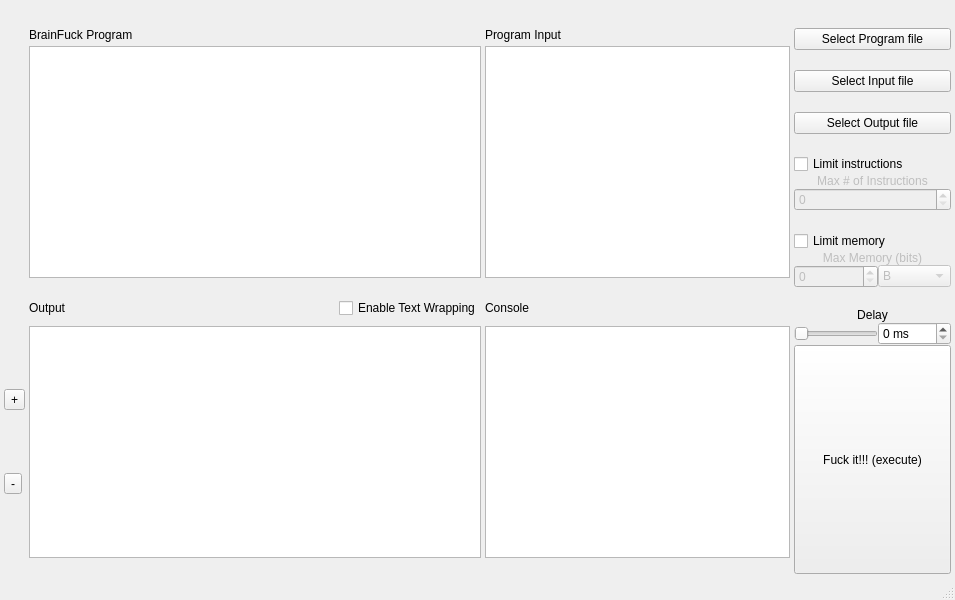
<?xml version="1.0" encoding="UTF-8"?>
<ui version="4.0">
 <class>MainWindow</class>
 <widget class="QMainWindow" name="MainWindow">
  <property name="geometry">
   <rect>
    <x>0</x>
    <y>0</y>
    <width>955</width>
    <height>600</height>
   </rect>
  </property>
  <property name="windowTitle">
   <string>MainWindow</string>
  </property>
  <widget class="QWidget" name="centralwidget">
   <layout class="QGridLayout" name="gridLayout">
    <property name="leftMargin">
     <number>4</number>
    </property>
    <property name="topMargin">
     <number>4</number>
    </property>
    <property name="rightMargin">
     <number>4</number>
    </property>
    <property name="bottomMargin">
     <number>4</number>
    </property>
    <property name="spacing">
     <number>4</number>
    </property>
    <item row="8" column="0">
     <widget class="QWidget" name="widget_2" native="true">
      <layout class="QGridLayout" name="gridLayout_3">
       <property name="leftMargin">
        <number>0</number>
       </property>
       <property name="topMargin">
        <number>0</number>
       </property>
       <property name="rightMargin">
        <number>0</number>
       </property>
       <property name="bottomMargin">
        <number>0</number>
       </property>
       <property name="spacing">
        <number>0</number>
       </property>
       <item row="0" column="0">
        <widget class="QToolButton" name="zoom_in_output_button">
         <property name="text">
          <string>+</string>
         </property>
        </widget>
       </item>
       <item row="1" column="0">
        <widget class="QToolButton" name="zoom_out_output_button">
         <property name="text">
          <string>-</string>
         </property>
        </widget>
       </item>
      </layout>
     </widget>
    </item>
    <item row="1" column="3">
     <widget class="QLabel" name="label_2">
      <property name="text">
       <string>Program Input</string>
      </property>
     </widget>
    </item>
    <item row="8" column="1" colspan="2">
     <widget class="QTextEdit" name="Output">
      <property name="lineWrapMode">
       <enum>QTextEdit::NoWrap</enum>
      </property>
      <property name="readOnly">
       <bool>true</bool>
      </property>
      <property name="acceptRichText">
       <bool>false</bool>
      </property>
     </widget>
    </item>
    <item row="4" column="1">
     <spacer name="horizontalSpacer">
      <property name="orientation">
       <enum>Qt::Horizontal</enum>
      </property>
      <property name="sizeHint" stdset="0">
       <size>
        <width>40</width>
        <height>4</height>
       </size>
      </property>
     </spacer>
    </item>
    <item row="9" column="1" colspan="3">
     <spacer name="horizontalSpacer_2">
      <property name="orientation">
       <enum>Qt::Horizontal</enum>
      </property>
      <property name="sizeHint" stdset="0">
       <size>
        <width>40</width>
        <height>4</height>
       </size>
      </property>
     </spacer>
    </item>
    <item row="6" column="3">
     <widget class="QLabel" name="label_4">
      <property name="text">
       <string>Console</string>
      </property>
     </widget>
    </item>
    <item row="6" column="1">
     <widget class="QLabel" name="label">
      <property name="text">
       <string>Output</string>
      </property>
     </widget>
    </item>
    <item row="1" column="4" rowspan="11">
     <widget class="QWidget" name="widget" native="true">
      <layout class="QGridLayout" name="gridLayout_2">
       <property name="leftMargin">
        <number>0</number>
       </property>
       <property name="topMargin">
        <number>0</number>
       </property>
       <property name="rightMargin">
        <number>0</number>
       </property>
       <property name="bottomMargin">
        <number>0</number>
       </property>
       <property name="spacing">
        <number>0</number>
       </property>
       <item row="5" column="1" colspan="2">
        <widget class="QPushButton" name="outFile_button">
         <property name="text">
          <string>Select Output file</string>
         </property>
        </widget>
       </item>
       <item row="12" column="1" colspan="2">
        <widget class="QCheckBox" name="max_mem_checkBox">
         <property name="text">
          <string>Limit memory</string>
         </property>
        </widget>
       </item>
       <item row="8" column="1" colspan="2">
        <widget class="QCheckBox" name="limit_inst_checkBox">
         <property name="text">
          <string>Limit instructions</string>
         </property>
        </widget>
       </item>
       <item row="3" column="1" colspan="2">
        <spacer name="verticalSpacer_4">
         <property name="orientation">
          <enum>Qt::Vertical</enum>
         </property>
         <property name="sizeType">
          <enum>QSizePolicy::Minimum</enum>
         </property>
         <property name="sizeHint" stdset="0">
          <size>
           <width>20</width>
           <height>20</height>
          </size>
         </property>
        </spacer>
       </item>
       <item row="14" column="2">
        <widget class="QComboBox" name="max_mem_units_comboBox">
         <property name="enabled">
          <bool>false</bool>
         </property>
         <item>
          <property name="text">
           <string>B</string>
          </property>
         </item>
         <item>
          <property name="text">
           <string>KB</string>
          </property>
         </item>
         <item>
          <property name="text">
           <string>MB</string>
          </property>
         </item>
         <item>
          <property name="text">
           <string>GB</string>
          </property>
         </item>
        </widget>
       </item>
       <item row="2" column="1" colspan="2">
        <widget class="QPushButton" name="inFile_button">
         <property name="text">
          <string>Select Input file</string>
         </property>
        </widget>
       </item>
       <item row="14" column="1">
        <widget class="QSpinBox" name="maxMem_spinBox">
         <property name="enabled">
          <bool>false</bool>
         </property>
        </widget>
       </item>
       <item row="0" column="1" colspan="2">
        <widget class="QPushButton" name="progFile_button">
         <property name="text">
          <string>Select Program file</string>
         </property>
        </widget>
       </item>
       <item row="10" column="1" colspan="2">
        <widget class="QSpinBox" name="maxInst_spinBox">
         <property name="enabled">
          <bool>false</bool>
         </property>
        </widget>
       </item>
       <item row="1" column="1" colspan="2">
        <spacer name="verticalSpacer_6">
         <property name="orientation">
          <enum>Qt::Vertical</enum>
         </property>
         <property name="sizeType">
          <enum>QSizePolicy::Minimum</enum>
         </property>
         <property name="sizeHint" stdset="0">
          <size>
           <width>20</width>
           <height>20</height>
          </size>
         </property>
        </spacer>
       </item>
       <item row="13" column="1" colspan="2">
        <widget class="QLabel" name="max_mem_label">
         <property name="enabled">
          <bool>false</bool>
         </property>
         <property name="text">
          <string>Max Memory (bits)</string>
         </property>
         <property name="alignment">
          <set>Qt::AlignCenter</set>
         </property>
        </widget>
       </item>
       <item row="9" column="1" colspan="2">
        <widget class="QLabel" name="max_inst_label">
         <property name="enabled">
          <bool>false</bool>
         </property>
         <property name="text">
          <string>Max # of Instructions</string>
         </property>
         <property name="alignment">
          <set>Qt::AlignCenter</set>
         </property>
        </widget>
       </item>
       <item row="11" column="1" colspan="2">
        <spacer name="verticalSpacer_3">
         <property name="orientation">
          <enum>Qt::Vertical</enum>
         </property>
         <property name="sizeType">
          <enum>QSizePolicy::Minimum</enum>
         </property>
         <property name="sizeHint" stdset="0">
          <size>
           <width>1</width>
           <height>20</height>
          </size>
         </property>
        </spacer>
       </item>
       <item row="17" column="1" colspan="2">
        <spacer name="verticalSpacer_7">
         <property name="orientation">
          <enum>Qt::Vertical</enum>
         </property>
         <property name="sizeType">
          <enum>QSizePolicy::Minimum</enum>
         </property>
         <property name="sizeHint" stdset="0">
          <size>
           <width>1</width>
           <height>20</height>
          </size>
         </property>
        </spacer>
       </item>
       <item row="25" column="1" colspan="2">
        <widget class="QPushButton" name="start_pause_button">
         <property name="sizePolicy">
          <sizepolicy hsizetype="Minimum" vsizetype="MinimumExpanding">
           <horstretch>0</horstretch>
           <verstretch>0</verstretch>
          </sizepolicy>
         </property>
         <property name="text">
          <string>Fuck it!!! (execute)</string>
         </property>
        </widget>
       </item>
       <item row="7" column="1" colspan="2">
        <spacer name="verticalSpacer_2">
         <property name="orientation">
          <enum>Qt::Vertical</enum>
         </property>
         <property name="sizeType">
          <enum>QSizePolicy::Minimum</enum>
         </property>
         <property name="sizeHint" stdset="0">
          <size>
           <width>20</width>
           <height>20</height>
          </size>
         </property>
        </spacer>
       </item>
       <item row="18" column="1" colspan="2">
        <widget class="QLabel" name="label_5">
         <property name="text">
          <string>Delay</string>
         </property>
         <property name="alignment">
          <set>Qt::AlignCenter</set>
         </property>
        </widget>
       </item>
       <item row="19" column="1">
        <widget class="QSlider" name="timeDelay_horizontalSlider">
         <property name="sizePolicy">
          <sizepolicy hsizetype="Minimum" vsizetype="Fixed">
           <horstretch>0</horstretch>
           <verstretch>0</verstretch>
          </sizepolicy>
         </property>
         <property name="maximum">
          <number>1000</number>
         </property>
         <property name="singleStep">
          <number>10</number>
         </property>
         <property name="pageStep">
          <number>100</number>
         </property>
         <property name="value">
          <number>0</number>
         </property>
         <property name="orientation">
          <enum>Qt::Horizontal</enum>
         </property>
        </widget>
       </item>
       <item row="19" column="2">
        <widget class="QSpinBox" name="timeDelay_spinBox">
         <property name="suffix">
          <string> ms</string>
         </property>
         <property name="maximum">
          <number>1000</number>
         </property>
        </widget>
       </item>
      </layout>
     </widget>
    </item>
    <item row="8" column="3">
     <widget class="QTextEdit" name="Console">
      <property name="readOnly">
       <bool>true</bool>
      </property>
     </widget>
    </item>
    <item row="2" column="3">
     <widget class="QTextEdit" name="Input">
      <property name="acceptRichText">
       <bool>false</bool>
      </property>
     </widget>
    </item>
    <item row="6" column="2">
     <widget class="QCheckBox" name="textWrapping_checkBox">
      <property name="text">
       <string>Enable Text Wrapping</string>
      </property>
     </widget>
    </item>
    <item row="2" column="1" colspan="2">
     <widget class="QTextEdit" name="Program_textbox"/>
    </item>
    <item row="1" column="1" colspan="2">
     <widget class="QLabel" name="label_3">
      <property name="text">
       <string>BrainFuck Program</string>
      </property>
     </widget>
    </item>
    <item row="0" column="1" colspan="4">
     <widget class="QWidget" name="memDisplay" native="true">
      <property name="sizePolicy">
       <sizepolicy hsizetype="Expanding" vsizetype="Minimum">
        <horstretch>0</horstretch>
        <verstretch>0</verstretch>
       </sizepolicy>
      </property>
      <property name="minimumSize">
       <size>
        <width>20</width>
        <height>20</height>
       </size>
      </property>
      <layout class="QGridLayout" name="gridLayout_4">
       <property name="leftMargin">
        <number>0</number>
       </property>
       <property name="topMargin">
        <number>0</number>
       </property>
       <property name="rightMargin">
        <number>0</number>
       </property>
       <property name="bottomMargin">
        <number>0</number>
       </property>
       <property name="spacing">
        <number>0</number>
       </property>
      </layout>
     </widget>
    </item>
   </layout>
  </widget>
  <widget class="QMenuBar" name="menubar">
   <property name="geometry">
    <rect>
     <x>0</x>
     <y>0</y>
     <width>955</width>
     <height>22</height>
    </rect>
   </property>
  </widget>
  <widget class="QStatusBar" name="statusbar"/>
 </widget>
 <resources/>
 <connections/>
</ui>
